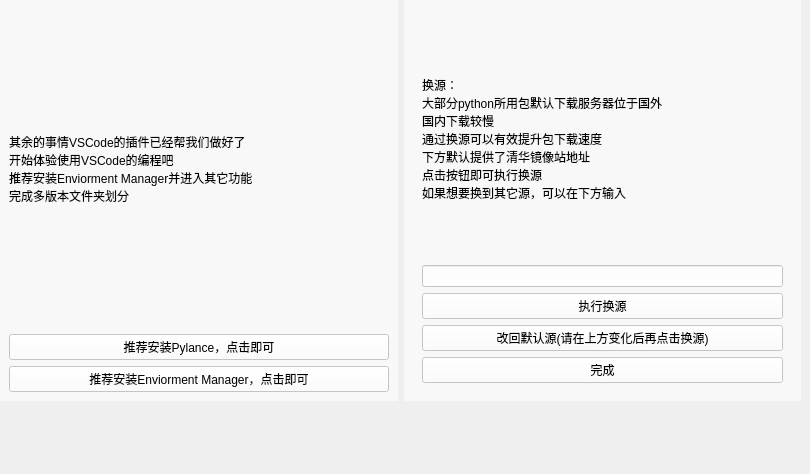
    <widget class="QWidget" name="pypage_5_2">
     <property name="styleSheet">
      <string notr="true">QWidget#pypage_5_2{
	
	background-image: url(:/image/image/background.png);
}</string>
     </property>
     <widget class="QWidget" name="widget_46" native="true">
      <property name="geometry">
       <rect>
        <x>0</x>
        <y>0</y>
        <width>801</width>
        <height>401</height>
       </rect>
      </property>
      <property name="sizePolicy">
       <sizepolicy hsizetype="Preferred" vsizetype="Preferred">
        <horstretch>0</horstretch>
        <verstretch>0</verstretch>
       </sizepolicy>
      </property>
      <property name="styleSheet">
       <string notr="true">background-color: rgba(255, 255, 255, 0);
font: 12pt &quot;Microsoft YaHei UI&quot;;</string>
      </property>
      <layout class="QHBoxLayout" name="horizontalLayout_23">
       <item>
        <widget class="QWidget" name="widget_88" native="true">
         <property name="sizePolicy">
          <sizepolicy hsizetype="MinimumExpanding" vsizetype="Expanding">
           <horstretch>0</horstretch>
           <verstretch>0</verstretch>
          </sizepolicy>
         </property>
         <property name="styleSheet">
          <string notr="true">QWidget#widget_88{
	background-color: rgba(255, 255, 255, 150);
}</string>
         </property>
         <layout class="QVBoxLayout" name="verticalLayout_44">
          <item>
           <widget class="QLabel" name="label_50">
            <property name="sizePolicy">
             <sizepolicy hsizetype="Preferred" vsizetype="Preferred">
              <horstretch>0</horstretch>
              <verstretch>0</verstretch>
             </sizepolicy>
            </property>
            <property name="text">
             <string>其余的事情VSCode的插件已经帮我们做好了
开始体验使用VSCode的编程吧
推荐安装Enviorment Manager并进入其它功能
完成多版本文件夹划分</string>
            </property>
           </widget>
          </item>
          <item>
           <widget class="QPushButton" name="pushButton_37">
            <property name="styleSheet">
             <string notr="true">background-color: rgba(255, 255, 255, 200);</string>
            </property>
            <property name="text">
             <string>推荐安装Pylance，点击即可</string>
            </property>
           </widget>
          </item>
          <item>
           <widget class="QPushButton" name="pushButton_43">
            <property name="styleSheet">
             <string notr="true">background-color: rgba(255, 255, 255, 200);</string>
            </property>
            <property name="text">
             <string>推荐安装Enviorment Manager，点击即可</string>
            </property>
           </widget>
          </item>
         </layout>
        </widget>
       </item>
       <item>
        <widget class="QWidget" name="widget_47" native="true">
         <property name="sizePolicy">
          <sizepolicy hsizetype="Expanding" vsizetype="Expanding">
           <horstretch>0</horstretch>
           <verstretch>0</verstretch>
          </sizepolicy>
         </property>
         <property name="styleSheet">
          <string notr="true">QWidget#widget_47{
	background-color: rgba(255, 255, 255, 150);
}</string>
         </property>
         <layout class="QVBoxLayout" name="verticalLayout_27">
          <item>
           <widget class="QWidget" name="widget_48" native="true">
            <property name="sizePolicy">
             <sizepolicy hsizetype="Preferred" vsizetype="Expanding">
              <horstretch>0</horstretch>
              <verstretch>0</verstretch>
             </sizepolicy>
            </property>
            <layout class="QVBoxLayout" name="verticalLayout_28">
             <item>
              <widget class="QLabel" name="label_33">
               <property name="text">
                <string>换源：
大部分python所用包默认下载服务器位于国外
国内下载较慢
通过换源可以有效提升包下载速度
下方默认提供了清华镜像站地址
点击按钮即可执行换源
如果想要换到其它源，可以在下方输入</string>
               </property>
              </widget>
             </item>
             <item>
              <widget class="QLineEdit" name="url_input_2">
               <property name="styleSheet">
                <string notr="true">background-color: rgba(255, 255, 255, 200);</string>
               </property>
              </widget>
             </item>
             <item>
              <widget class="QPushButton" name="pushButton_39">
               <property name="styleSheet">
                <string notr="true">background-color: rgba(255, 255, 255, 200);</string>
               </property>
               <property name="text">
                <string>执行换源</string>
               </property>
              </widget>
             </item>
             <item>
              <widget class="QPushButton" name="pushButton_40">
               <property name="styleSheet">
                <string notr="true">background-color: rgba(255, 255, 255, 200);</string>
               </property>
               <property name="text">
                <string>改回默认源(请在上方变化后再点击换源)</string>
               </property>
              </widget>
             </item>
             <item>
              <widget class="QPushButton" name="pushButton_42">
               <property name="styleSheet">
                <string notr="true">background-color: rgba(255, 255, 255, 200);</string>
               </property>
               <property name="text">
                <string>完成</string>
               </property>
              </widget>
             </item>
            </layout>
           </widget>
          </item>
         </layout>
        </widget>
       </item>
      </layout>
     </widget>
     <widget class="QWidget" name="widget_85" native="true">
      <property name="geometry">
       <rect>
        <x>0</x>
        <y>390</y>
        <width>801</width>
        <height>75</height>
       </rect>
      </property>
      <property name="styleSheet">
       <string notr="true">QWidget#widget_85{
	image: url(:/image/image/py进度5.png);
    
	background-color: rgba(255, 255, 255, 0);
}</string>
      </property>
     </widget>
    </widget>
